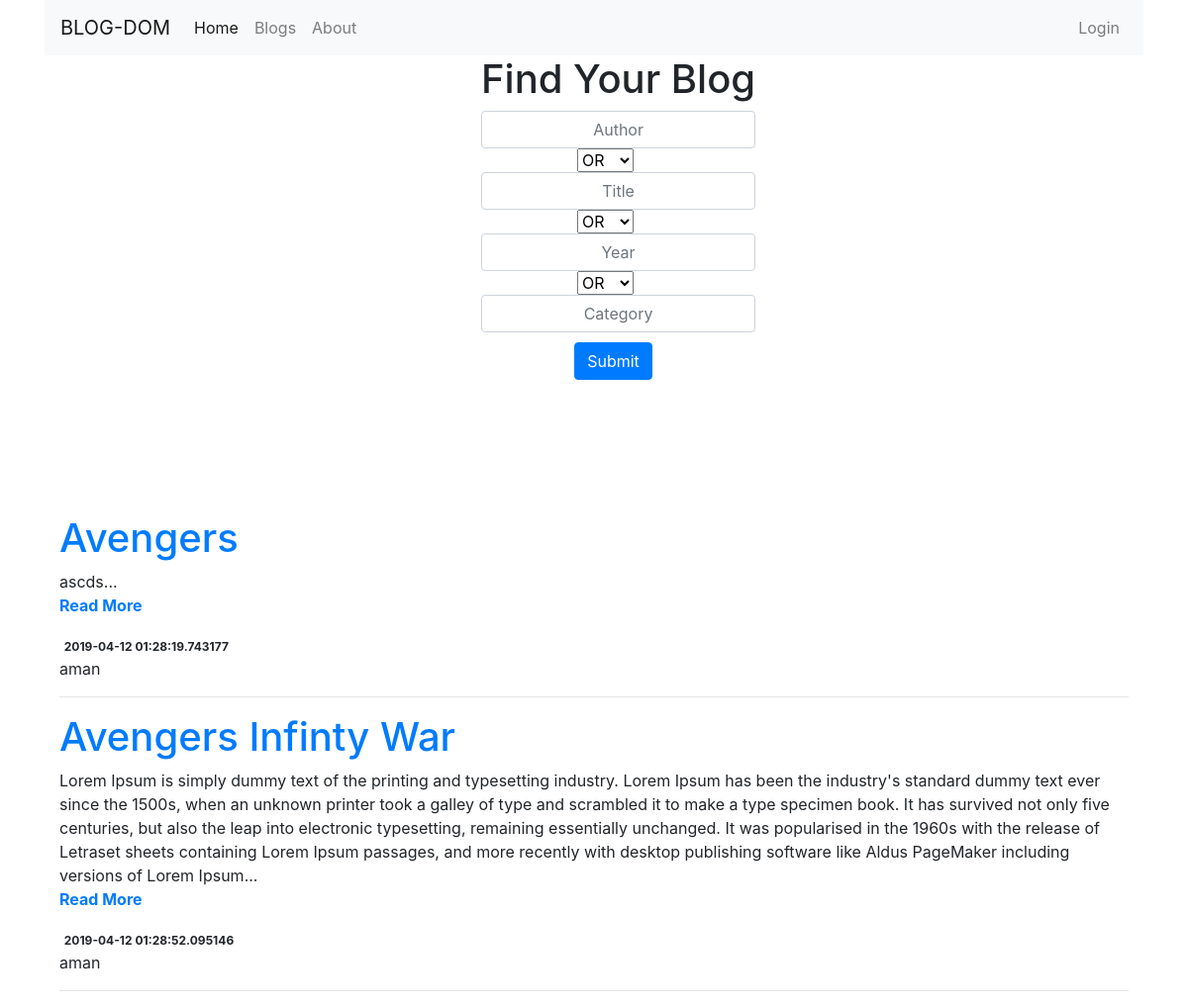
Before: / with the older database file.
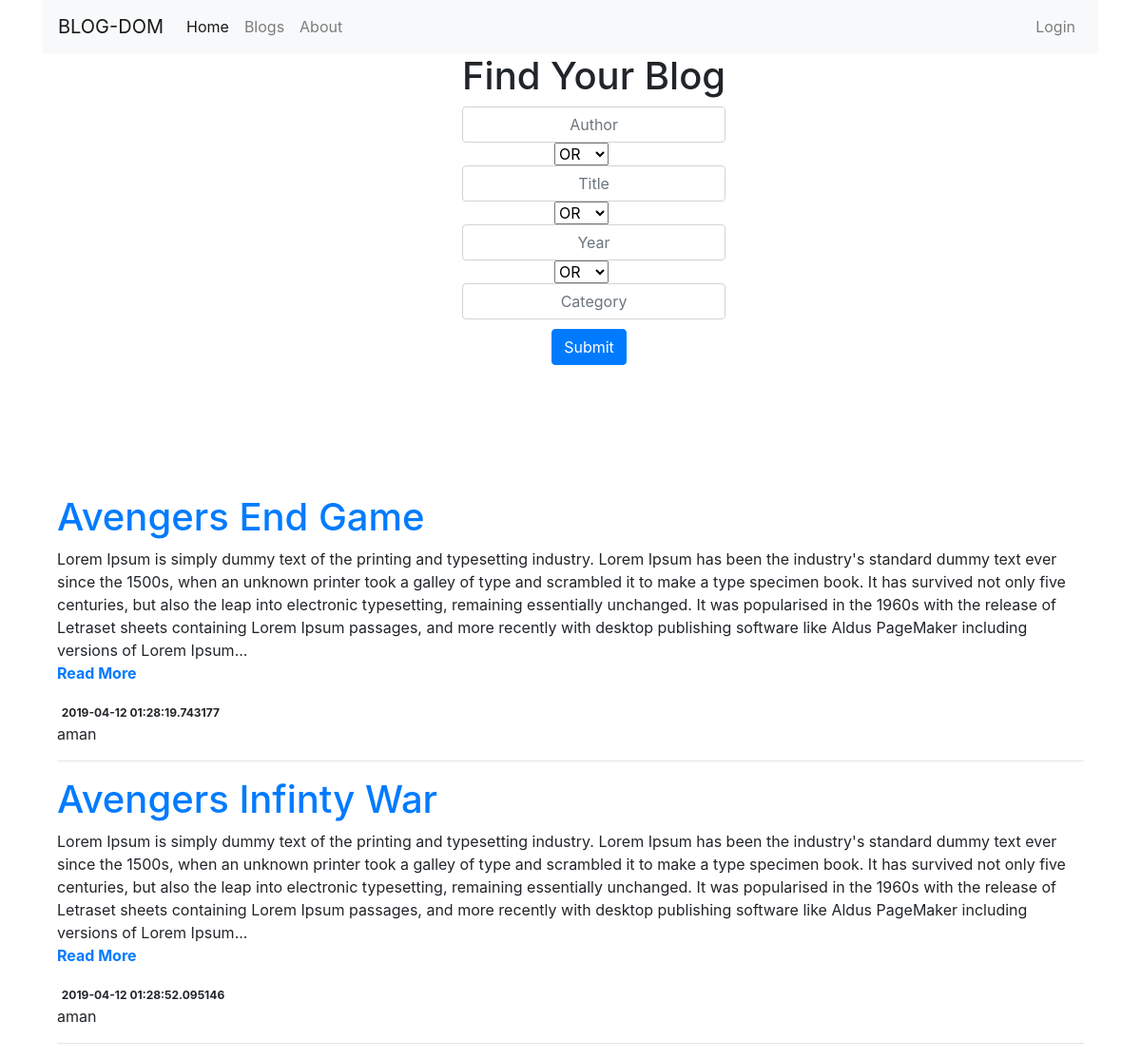
After: the same page with the newer database file.
### tables this page shows
CREATE TABLE blog (id integer NOT NULL, title varchar(64) NOT NULL,
        slug varchar(32) NOT NULL, body text NOT NULL, date text, username varchar(16) NOT NULL,
        PRIMARY KEY (id), FOREIGN KEY(username) REFERENCES users(username));

### flaskr/app.py (the view)
@app.route('/')
def index():
    with sqlite3.connect(DATABASE) as c:
        cur = c.cursor()
        cur.execute('SELECT * FROM blog ORDER BY date LIMIT 10;')
        blogs = cur.fetchall()
        if session.get('logged_in'):
            curruser = session['username']
            return render_template('index.html',blogs=blogs,loginstatus='True',curruser=curruser)
        else:
            return render_template('index.html',blogs=blogs,loginstatus='False')
        c.close()

### flaskr/templates/index.html (shortened to what this page needs)
<!DOCTYPE html>
<html lang="en" dir="ltr">
  <head>
    <link rel="stylesheet" href="..assets/css/style.css">
<link rel="stylesheet" href="https://stackpath.bootstrapcdn.com/bootstrap/4.3.1/css/bootstrap.min.css">
<link rel="stylesheet" href="https://use.fontawesome.com/releases/v5.8.1/css/all.css">
<link rel="stylesheet" href="https://use.fontawesome.com/releases/v5.8.1/css/all.css">
</head>
  <body>
    <div class="container">
    <nav class="navbar navbar-expand-lg navbar-light bg-light">
    <a class="navbar-brand" href="#">BLOG-DOM</a>
    <div class="collapse navbar-collapse" id="navbarNav">
      <ul class="navbar-nav">
        <li class="nav-item active">
          <a class="nav-link" href="#">Home <span class="sr-only">(current)</span></a>
        </li>
        <li class="nav-item">
          <a class="nav-link" href="#">Blogs</a>
        </li>
        <li class="nav-item">
          <a class="nav-link" href="#">About</a>
        </li>
      </ul>
      <ul class="navbar-nav ml-auto">
        {% if loginstatus=='True' %}
        <li class="nav-item">
          <a class="nav-link" href="#">Hey, {{ curruser }}</a>
        </li>
        <li class="nav-item">
          <a class="nav-link" href="/logout/">Logout</a>
        </li>
        {% else %}
        <li class="nav-item">
          <a class="nav-link" href="/login/">Login</a>
        </li>
        {% endif %}
      </ul>
    </div>
  </nav>
  </div>
  <div class="container">
      <div class="row">
          <div class="col-xs-12" style="margin-left:40%;">
            <h1 class="text-center">Find Your Blog</h1>
            <form action="/search" method="POST">
  		    <div class="form-group">
                  <input type="text" class="form-control text-center" style="padding:10px;" name="author" placeholder="Author">
                  <select name="tcheck">
                      <option value="OR" selected>OR</option>
                  </select>
                  <input type="text" class="form-control text-center" style="padding:10px;" name="title" placeholder="Title">
                  <select name="ycheck">
                      <option value="OR" selected>OR</option>
                  </select>
                  <input type="text" class="form-control text-center" style="padding:10px;" name="year" placeholder="Year">
                  <select name="ccheck">
                      <option value="OR" selected>OR</option>
                  </select>
                  <input type="text" class="form-control text-center" style="padding:10px;" name="category" placeholder="Category">
                  <span class="form-group-btn">
                      <input class="btn btn-primary text-center" style="margin-left:34%;margin-top:10px;" type="submit">
                  </span>
              </div>
              </form>
          </div>
  	</div>
  </div>
<div class="container" style="margin-top:10%;">
<div class="col-md-12">
  {% for blog in blogs %}
    <h1><a href="./blog/{{blog[2]}}/{{blog[0]}}">{{blog[1]}}</a></h1>
    <p>{{blog[3]}}...<br><a href="./blog/{{blog[2]}}/{{blog[0]}}"><b>Read More</b></a></p>
    <div>
<span class="badge">{{ blog[4] }}</span><div class="pull-right"><span class="label label-default">{{ blog[5] }}</span>
     </div>
    <hr>
  {% endfor %}
</div>
</div>
  </body>
</html>

Changed rows visible on the page:
changed blog: title "Avengers" → "Avengers End Game"; body "ascds" → "Lorem Ipsum is simply dummy text of the printing and typesetting industry. Lorem Ipsum has been the industry's standard dummy text ever since the 1500s, when an unknown printer took a galley of type and scrambled it to make a type specimen book. It has survived not only five centuries, but also the leap into electronic typesetting, remaining essentially unchanged. It was popularised in the 1960s with the release of Letraset sheets containing Lorem Ipsum passages, and more recently with desktop publishing software like Aldus PageMaker including versions of Lorem Ipsum"
